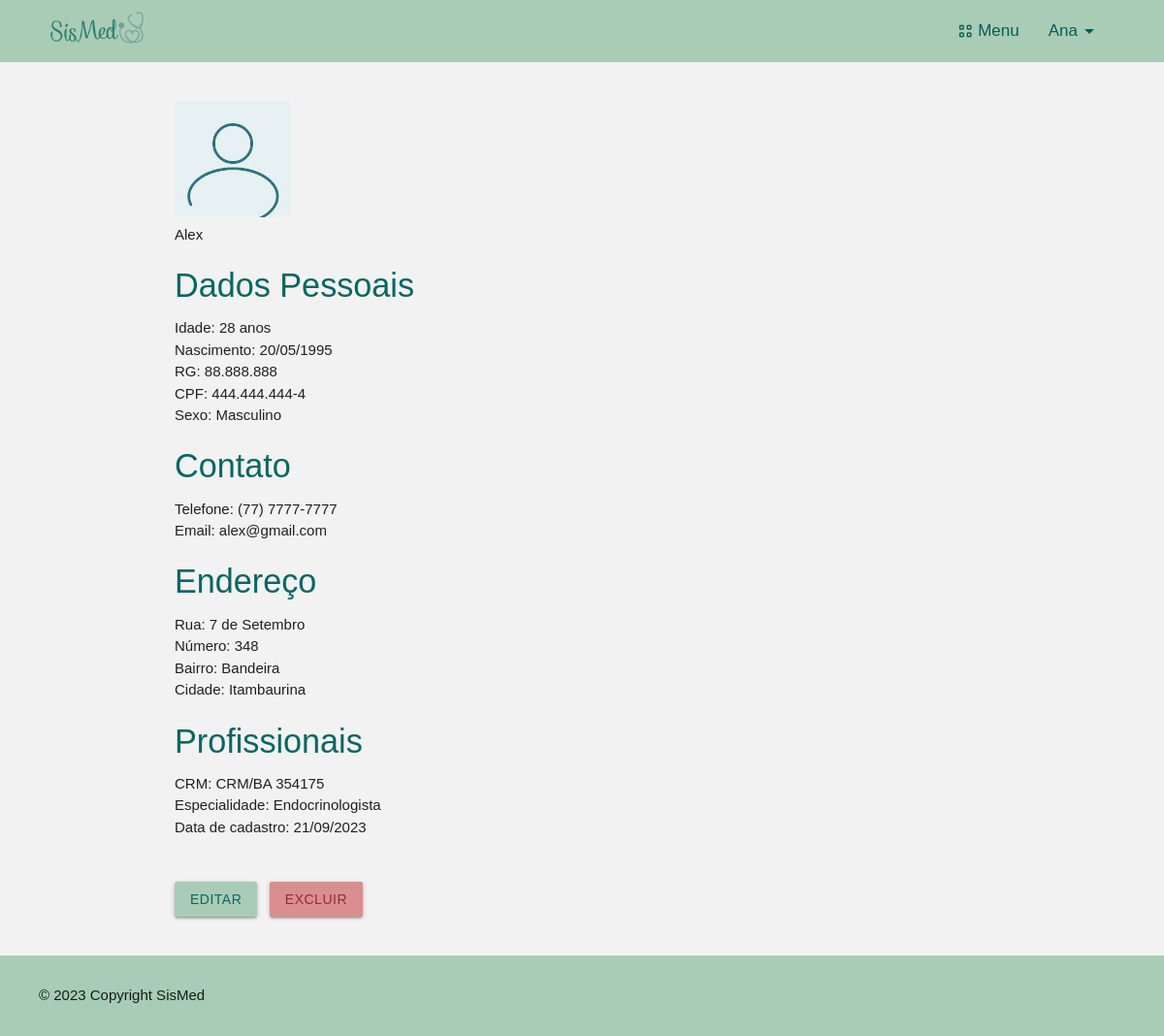
The app's page /dados/medico/4 (signed in) with its own data.
### cadastros/models.py (models this page shows, shortened)
class Medico(models.Model):
    nome_completo = models.CharField(max_length=100, verbose_name='Nome Completo')
    data_nascimento = models.DateField(verbose_name='Data de Nascimento')
    rg = models.CharField(max_length=13, verbose_name='RG', unique=True)
    cpf = models.CharField(max_length=14, verbose_name='CPF', unique=True)
    crm = models.CharField(null=True, max_length=14, verbose_name='CRM', unique=True)
    sexo = models.CharField(max_length=1, choices=sexo_opcoes, null=True)
    endereco = models.OneToOneField(Endereco, null=True, on_delete=models.PROTECT)
    telefone = models.CharField(max_length=15, unique=True)
    email = models.CharField(max_length=50, unique=True)
    data_cadastro = models.DateField(verbose_name='Data de Cadastro')
    especialidade = models.ForeignKey(Especialidade, on_delete=models.PROTECT)
    foto =  models.ImageField(upload_to='fotos_medicos', blank=True, null=True)
    usuario = models.OneToOneField(User, null=True, on_delete=models.DO_NOTHING)
    def get_idade(self):
        hoje = datetime.now().date()
        idade = hoje.year - self.data_nascimento.year - ((hoje.month, hoje.day) < (self.data_nascimento.month, self.data_nascimento.day))
        return idade
    def __str__(self):
        return f'{self.nome_completo} - {self.especialidade}'
    """def __str__(self):
        return f'{self.nome_completo} {self.data_nascimento} {self.rg} {self.cpf} {self.crm} {self.endereco} {self.telefone} {self.email} {self.data_cadastro} {self.especialidade}'"""

class Endereco(models.Model):
    rua = models.CharField(max_length=50)
    numero = models.IntegerField(null=True, blank=True, verbose_name='Número')
    bairro = models.CharField(max_length=50)
    cidade = models.CharField(max_length=50)

class Especialidade(models.Model):
    especialidade = models.CharField(max_length=30, unique=True)
    valor_consulta = models.DecimalField(max_digits=8, decimal_places=2, null=True)
    def __str__(self):
        return f'{self.especialidade}'

### cadastros/views.py (the view)
# urls.py: path('dados/medico/<int:pk>', MedicoDetail.as_view(), name='dados-medico'),
class MedicoDetail(GroupRequiredMixin, LoginRequiredMixin, GrupoMixin, DetailView):
    login_url = reverse_lazy('login')
    group_required = u'Administrador'
    model = Medico
    template_name = 'cadastros/listas/dados_medico.html'
    context_object_name = 'medico'

### paginas/views.py (called while the page is built)
    def get_context_data(self, **kwargs):
        context = super().get_context_data(**kwargs)
        user = self.request.user
        is_admin = user.groups.filter(name='Administrador').exists()
        is_medico = user.groups.filter(name='Medico').exists()
        context['is_admin'] = is_admin
        context['is_medico'] = is_medico
        return context

### cadastros/templates/cadastros/listas/dados_medico.html
{% extends 'paginas/index.html' %}
{% load static %}
{% block styles %}
    <link rel="stylesheet" href="{% static 'css/listar.css' %}">
{% endblock %}
{% block content %}
    {% if medico.foto %}
    <img class="dados-foto" src="/media/{{medico.foto}}"> <br>
    {% else %}
    <img class="dados-foto" src="{% static 'img/perfil-generico.jpg' %}">
    {% endif %}
    <p>{{medico.nome_completo}}</p>
    <div class="dados">
        <div id="dados-pessoais">
            <h4>Dados Pessoais</h4>
            <p>Idade: {{medico.get_idade}} anos</p>
            <p>Nascimento: {{medico.data_nascimento|date:'d/m/Y'}}</p>
            <p>RG: {{medico.rg}}</p>
            <p>CPF: {{medico.cpf}}</p>
            {% if medico.sexo == Null %}
                <p>Sexo: Não definido</p>
            {% else %}
                {% if medico.sexo == 'F' %}
                    <p>Sexo: Feminino</p>
                {% else %}
                    <p>Sexo: Masculino</p>
                {% endif %}
            {% endif %}
        </div>
        <div id="contato">
            <h4>Contato</h4>
            <p>Telefone: {{medico.telefone}}</p>
            <p>Email: {{medico.email}}</p>
        </div>
        <div id="endereco">
            <h4>Endereço</h4>
            <p>Rua: {{medico.endereco.rua}}</p>
            <p>Número: {{medico.endereco.numero}}</p>
            <p>Bairro: {{medico.endereco.bairro}}</p>
            <p>Cidade: {{medico.endereco.cidade}}</p>
        </div>
        <div id="profissionais">
            <h4>Profissionais</h4>
            <p>CRM: {{medico.crm}}</p>
            <p>Especialidade: {{medico.especialidade}}</p>
            <p>Data de cadastro: {{medico.data_cadastro|date:'d/m/Y'}}</p>
        </div>
    </div>
    <br><br>
    <a href="{% url 'editar-medico' medico.pk %}" class="btn btn-sm btn-editar">Editar</a> &nbsp;
    <a href="{% url 'excluir-medico' medico.pk %}" class="btn btn-sm btn-excluir">Excluir</a>
{% endblock %}

### paginas/templates/paginas/index.html (shortened to what this page needs)
{% load static %}
<!DOCTYPE html>
<html lang="pt-br">
<head>
    <link rel="stylesheet" href="https://cdnjs.cloudflare.com/ajax/libs/materialize/1.0.0/css/materialize.min.css">
    <link rel="stylesheet" href="{% static 'css/estilo.css' %}">
    <link rel="stylesheet" href="{% static 'css/style_dash.css' %}">
    {% block styles %}
    {% endblock %}
</head>
<body>
{% block head %}
<header>
    <a href="#" class="brand-logo">
        <img id="logo" src="{% static 'img/SisMed-logo.png' %}" alt="SisMed logo" class="responsive-img" style="max-height: 60px;">
    </a>
  <nav class="navbar-nav">
    <div class="nav-wrapper" >
            <ul id="nav-mobile" class="right hide-on-med-and-down">
                {% if request.user.is_authenticated %}
                    <li class="dropdown-trigger black-text" data-target="dropdown1">
                        <span class="icons material-symbols-outlined" id="view-cozy">View_Cozy</span>
                        Menu
                    </li>
                    <li id="drop-user" class="dropdown-trigger black-text" data-target="dropdown3"> {{ request.user }}
                        <span class="material-symbols-outlined">arrow_drop_down</span>
                    </li>
                {% else %}
                    <li><a class="black-text" id="login-option" href="{% url 'login' %}">Login</a></li>
                {% endif %}
            </ul>
        </div>
    </nav>
</header>
{% endblock %}
{% block main %}
<main>
    <div class="container" id="main-container">
        {% block content %}{% endblock %}
    </div>
</main>
{% endblock %}
{% block footer %}
<footer>
    <div class="col-12" id="copyright">
        <p>&copy; 2023 Copyright SisMed</p>
    </div>
</footer>
{% endblock %}
</body>
</html>

### static/css/estilo.css (style rules this page uses)
* { margin: 0; padding: 0; }
body { background-color: #f2f2f2; }
h4 { color: #096661; }
header { height: 64px; background-color: #a8ccb6; display: flex; align-items: center; justify-content: space-between; padding-left: 50px; padding-right: 65px; }
header #logo { width: 110px; }
.navbar-nav { background-color: #a8ccb6; box-shadow: none; justify-content: space-between; }
#drop-user { text-transform: capitalize; }
.dropdown-trigger { display: flex; align-items: center; margin-left: 30px; font-size: 17px; color: #085c58 !important; }
.icons { margin-right: 4px; font-size: 18px; }
#drop-user { font-weight: 500; }
main { min-height: 80vh; }
.container { padding-block: 20px; }
footer { background-color: #a8ccb6; padding-inline: 40px; padding-block: 30px; }
#copyright { display: flex; justify-content: space-between; }

### static/css/style_dash.css (style rules this page uses)
body { font-family: Arial, sans-serif; }

### static/css/listar.css (style rules this page uses)
.container { padding-block: 40px; }
.btn-sm { font-weight: 500; }
.dados-foto { width: 120px; }
.btn-editar { background-color: #a8ccb6; color: #096661; }
.btn-excluir { background-color: #db8e8e; color: #912c39; border: 0; }

### records on screen
Medico: nome_completo "Alex", get_idade "28", data_nascimento "20/05/1995", rg "88.888.888", cpf "444.444.444-4", telefone "(77) 7777-7777", email "alex@gmail.com", endereco.rua "7 de Setembro", endereco.numero "348", endereco.bairro "Bandeira", endereco.cidade "Itambaurina", crm "CRM/BA 354175", especialidade "Endocrinologista", data_cadastro "21/09/2023"

### other values on screen
{{ request.user }} "Ana"
